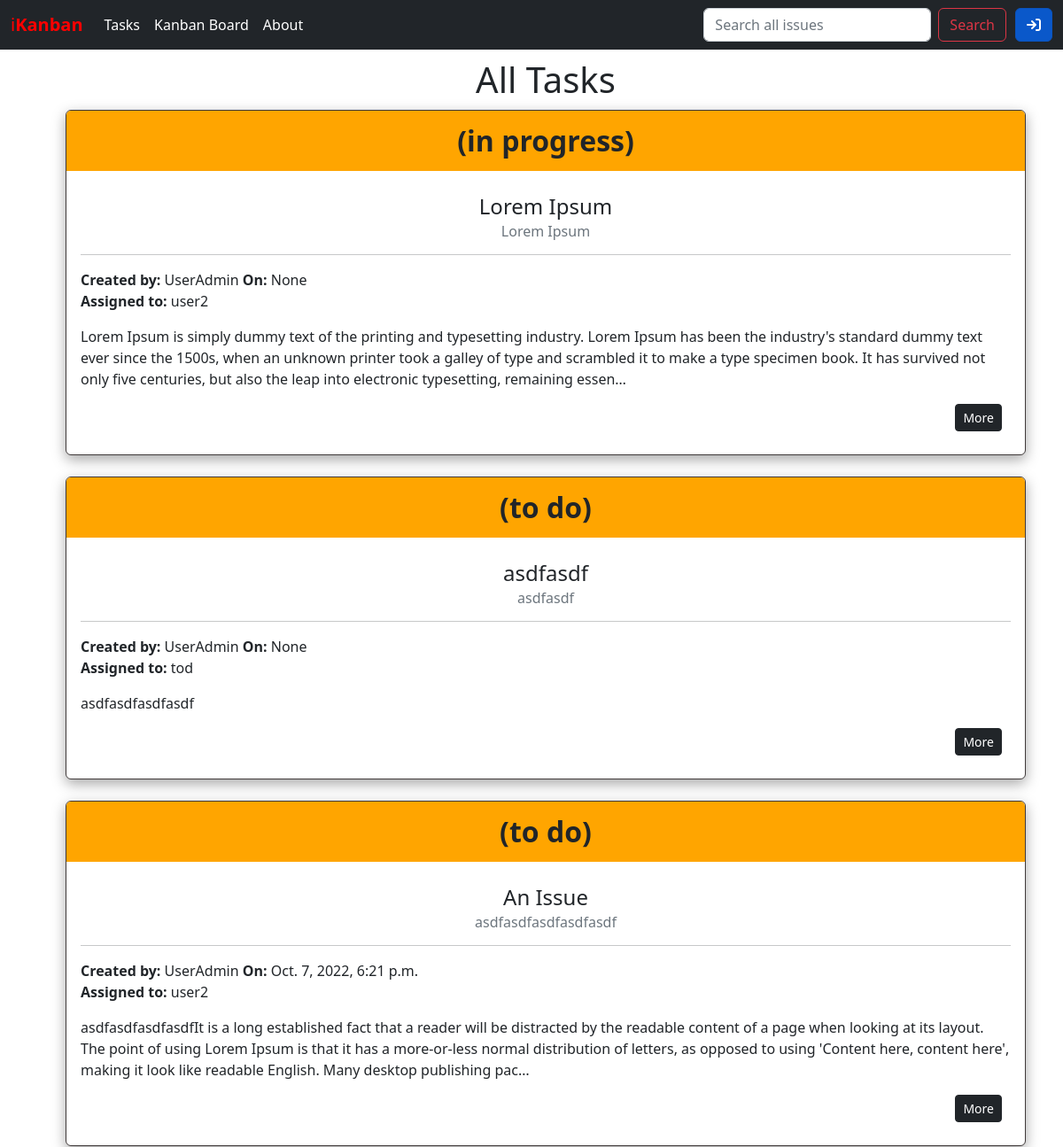
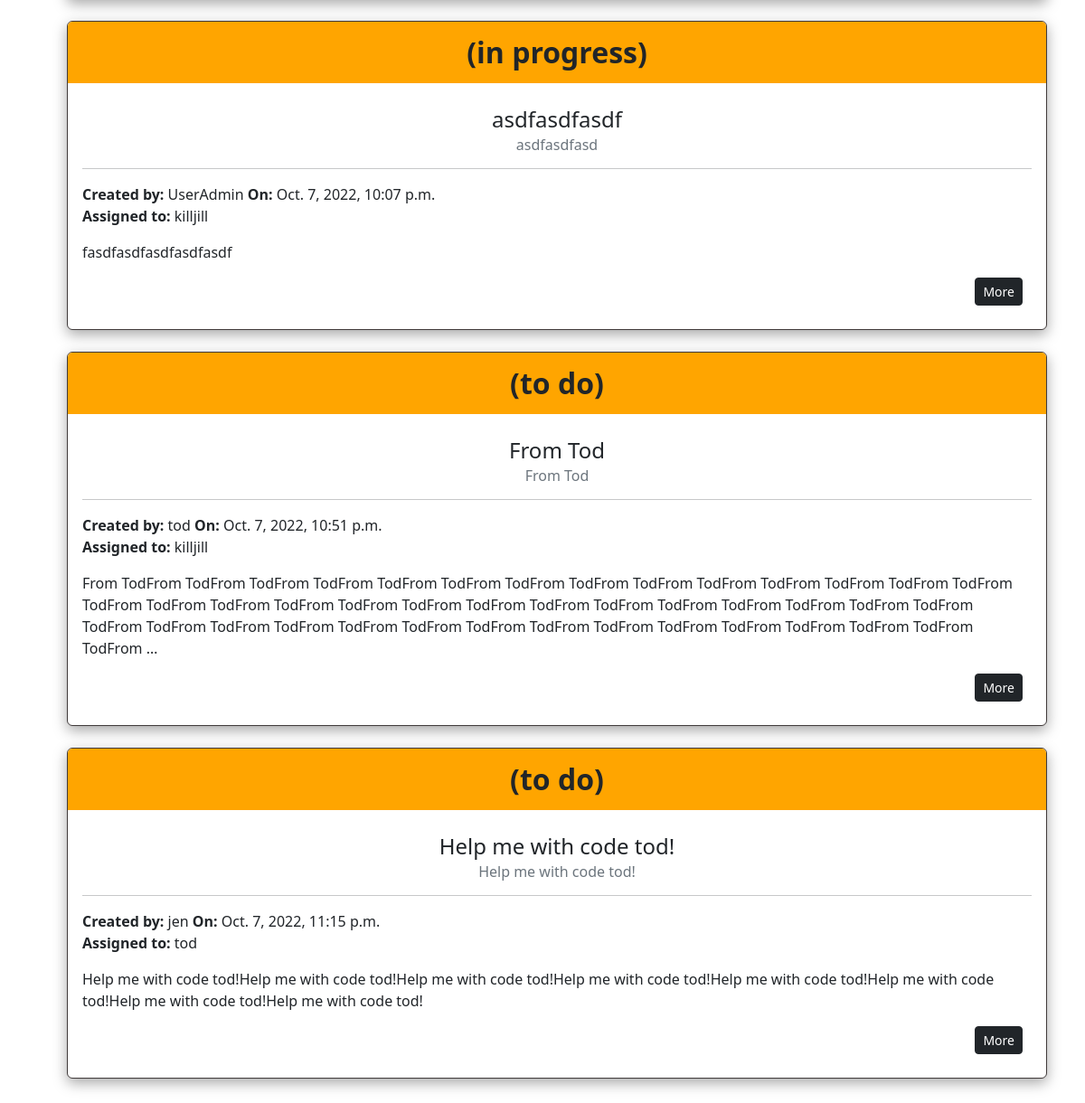
The app's page /issues/ with its own data (2 pictures, top to bottom).
### issues/models.py (models this page shows)
class Issue(models.Model):
    title = models.CharField(max_length=256)
    summary = models.CharField(max_length=512)
    description = models.TextField()
    created_on = models.DateTimeField(
        auto_now_add=True,
        null=True,
        blank=True
    )
    status = models.ForeignKey(
        Status,
        on_delete=models.CASCADE
    )
    impact = models.ForeignKey(
        Impact,
        on_delete=models.CASCADE
    )
    urgency = models.ForeignKey(
        Urgency,
        on_delete=models.CASCADE
    )
    requester = models.ForeignKey(
        get_user_model(),
        on_delete=models.CASCADE,
        related_name='requester' # django will create a different name to avoid collisions when running > python3 manage.py makemigrations
    )
    assignee = models.ForeignKey(
        get_user_model(),
        on_delete=models.CASCADE,
        null=True,
        blank=True,
        related_name='assignee' # django will create a different name to avoid collisions when running > python3 manage.py makemigrations
    )

class Status(models.Model):
    name = models.CharField(max_length=256)
    description = models.TextField()
    def __str__(self):
        return self.name

### issues/views.py (the view)
# urls.py: path('', IssueListView.as_view(), name='issue_list'),
class IssueListView(ListView):
    template_name = "issues/issue_list.html"
    model = Issue

### templates/issues/issue_list.html (shortened to what this page needs)
{% extends 'base.html' %}
{% block content %}
<ul>
    <h1>All Tasks</h1>
    {% for issue in issue_list %}
    <div class="card box">
        <div id="status"><strong>({{ issue.status }})</strong></div>
        <div class="card-body">
            <h4 class="card-title">{{ issue.title }}</h4>
            <h6 class="card-subtitle mb-2 text-muted">{{ issue.summary }}</h6>
            <hr>
            <div><strong>Created by:</strong> {{ issue.requester }} <strong>On:</strong> {{ issue.created_on }}</div>
            <strong>Assigned to:</strong>  {{ issue.assignee }}
            <p class="card-text">{{ issue.description|truncatechars:350 }}</p>
                <div class="author-options">
                    {% if user == issue.requester %}
                    <a href="{% url 'delete' issue.id %}" class="btn btn-danger btn-sm">
                        <i class="fa-solid fa-dumpster"></i>
                    </a>
                    <a href="{% url 'edit' issue.id %}" class="btn btn-success btn-sm">
                        <i class="fa-regular fa-pen-to-square"></i>
                    </a>
                    <a href="{% url 'issue_detail' issue.id %}" class="btn btn-dark btn-sm">
                        More
                    </a>
                    {% else %}
                    <a href="{% url 'issue_detail' issue.id %}" class="btn btn-dark btn-sm">
                        More
                    </a>
                    {% endif %}
                </div>
        </div>
    </div>
    <br />
    {% endfor %}
</ul>
{% endblock content %}

### templates/base.html (shortened to what this page needs)
{% load static %}
<!DOCTYPE html>
<html lang="en">
<head>
    <link href="https://cdn.jsdelivr.net/npm/bootstrap@5.2.1/dist/css/bootstrap.min.css" rel="stylesheet">
    <link rel="stylesheet" href="{% static '/css/base.css' %}">
    <link rel="stylesheet" href="https://cdn.jsdelivr.net/npm/bootstrap-icons@1.9.1/font/bootstrap-icons.css">
</head>
<body>
    <nav class="navbar navbar-dark navbar-expand-lg bg-dark">
        <div class="container-fluid">
            <a class="navbar-brand" href="{% url 'home' %}" id="logo-daily">i<strong>Kanban</strong></a>
            <div class="collapse navbar-collapse" id="navbarSupportedContent">
                <ul class="navbar-nav me-auto mb-2 mb-lg-0">
                    <li class="nav-item">
                        <a class="nav-link active" aria-current="page" href="{% url 'issue_list' %}">Tasks</a>
                    </li>
                    <li class="nav-item">
                        <a class="nav-link active" aria-current="page" href="{% url 'issue_list' %}">Kanban Board</a>
                    </li>
                    <li class="nav-item">
                        <a class="nav-link active" aria-current="page" href="{% url 'about' %}">About</a>
                    </li>
                </ul>
                <form class="d-flex" role="search">
                    <input class="form-control me-2" type="search" placeholder="Search all issues" aria-label="Search">
                    <button class="btn btn-outline-danger" type="submit">Search</button>
                </form>
                {% if user.is_authenticated %}
                {% else %}
                <div class="">
                    <a id="log-in-icon"
                       href="{% url 'login' %}"
                       class="card-link btn btn-primary btn-md active"
                    >
                        <i class="fa-solid fa-arrow-right-to-bracket"></i>
                    </a>
                </div>
                {% endif %}
            </div>
        </div>
    </nav>
    <div class="container">
        {% block content %}
        {% endblock content %}
    </div>
</body>
</html>

### static/css/base.css (style rules this page uses)
h1, h2, h3, h4, h5, h6 { text-align: center; margin-top:10px; margin-bottom:10px; color: #212529; }
#logo-daily, #question-delete, .forbidden h1 { color: red; }
#log-in-icon { margin-left: 10px; }
.box { border: solid rgb(64, 58, 58) 1px; box-shadow: rgba(0, 0, 0, 0.35) 0px 5px 15px; }
.author-options, #post-more { text-align: right; margin: 10px 10px; }
#status { color: #212529; background-color: orange; text-align: center; padding: 10px; border-top-left-radius: 5px; border-top-right-radius: 5px; font-size: xx-large; }

### records on screen
Issue: status "in progress", title "Lorem Ipsum", summary "Lorem Ipsum", requester "UserAdmin", created_on "None", assignee "user2", description "Lorem Ipsum is simply dummy text of the printing and typesetting industry. Lorem Ipsum has been the industry's standard dummy text ever since the 1500s, when an unknown printer took a galley of type and scrambled it to make a type specimen book. It has survived not only five centuries, but also the leap into electronic typesetting, remaining essen…", shows "More"
Issue: status "to do", title "asdfasdf", summary "asdfasdf", requester "UserAdmin", created_on "None", assignee "tod", description "asdfasdfasdfasdf", shows "More"
Issue: status "to do", title "An Issue", summary "asdfasdfasdfasdfasdf", requester "UserAdmin", created_on "Oct. 7, 2022, 6:21 p.m.", assignee "user2", description "asdfasdfasdfasdfIt is a long established fact that a reader will be distracted by the readable content of a page when looking at its layout. The point of using Lorem Ipsum is that it has a more-or-less normal distribution of letters, as opposed to using 'Content here, content here', making it look like readable English. Many desktop publishing pac…", shows "More"
Issue: status "in progress", title "asdfasdfasdf", summary "asdfasdfasd", requester "UserAdmin", created_on "Oct. 7, 2022, 10:07 p.m.", assignee "killjill", description "fasdfasdfasdfasdfasdf", shows "More"
Issue: status "to do", title "From Tod", summary "From Tod", requester "tod", created_on "Oct. 7, 2022, 10:51 p.m.", assignee "killjill", description "From TodFrom TodFrom TodFrom TodFrom TodFrom TodFrom TodFrom TodFrom TodFrom TodFrom TodFrom TodFrom TodFrom TodFrom TodFrom TodFrom TodFrom TodFrom TodFrom TodFrom TodFrom TodFrom TodFrom TodFrom TodFrom TodFrom TodFrom TodFrom TodFrom TodFrom TodFrom TodFrom TodFrom TodFrom TodFrom TodFrom TodFrom TodFrom TodFrom TodFrom TodFrom TodFrom TodFrom …", shows "More"
Issue: status "to do", title "Help me with code tod!", summary "Help me with code tod!", requester "jen", created_on "Oct. 7, 2022, 11:15 p.m.", assignee "tod", description "Help me with code tod!Help me with code tod!Help me with code tod!Help me with code tod!Help me with code tod!Help me with code tod!Help me with code tod!Help me with code tod!", shows "More"
